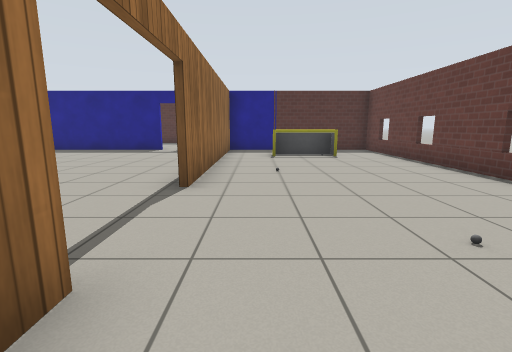
[1] (above)

24 first-person views from a walk through a robot-simulator world made for Gazebo. The camera is 1 m above the floor, tilts 10° down and sees 85° across. The floor is counted in squares, 1 m on a side. Each view is taken from the middle of a square. On the plan, view 1 faces up. The plan holds only what a view shows up to about 12 squares ahead; the rest is blank. The robots in the file are not drawn. Simple patterns stand in for the simulator's built-in surfaces. Simple shapes stand in for some stock models. Some surface patterns are stand-ins.

[2]
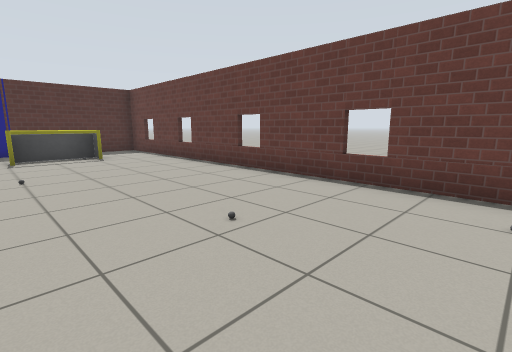

[3]
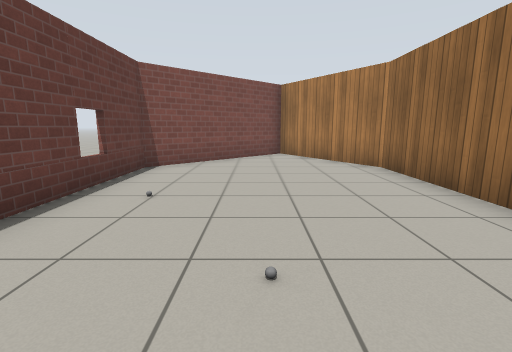

[4]
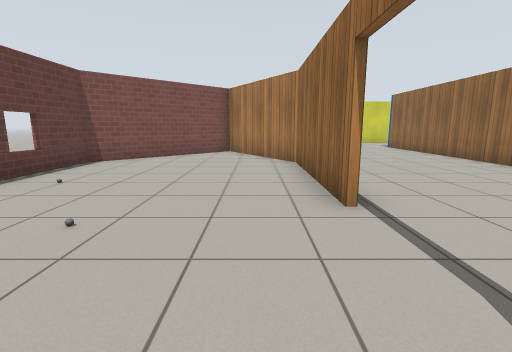

[5]
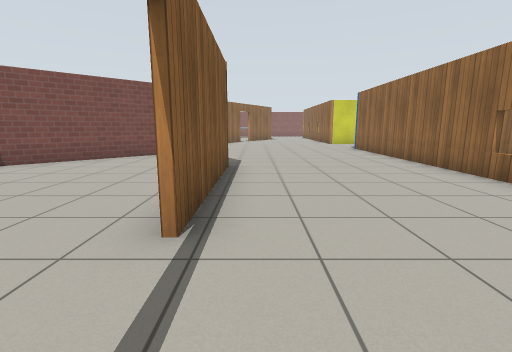

[6]
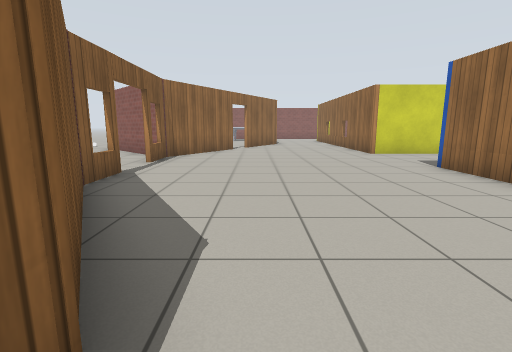

[7]
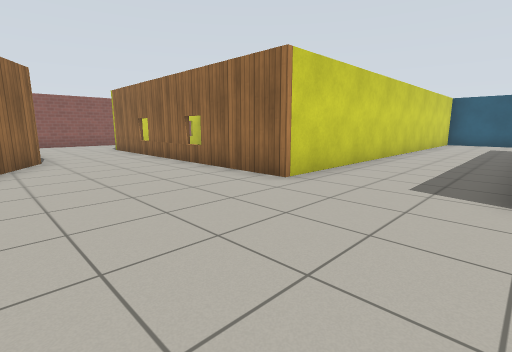

[8]
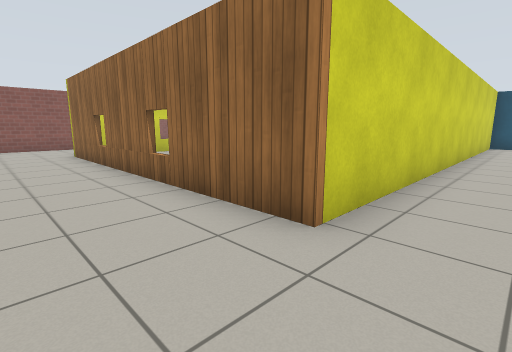

[9]
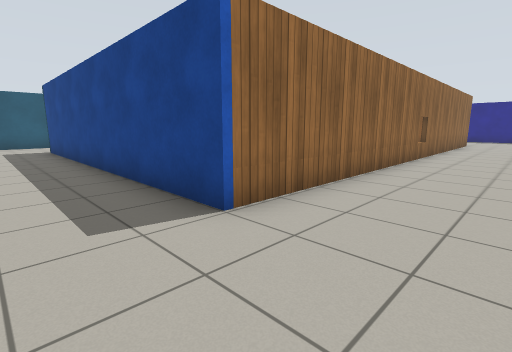

[10]
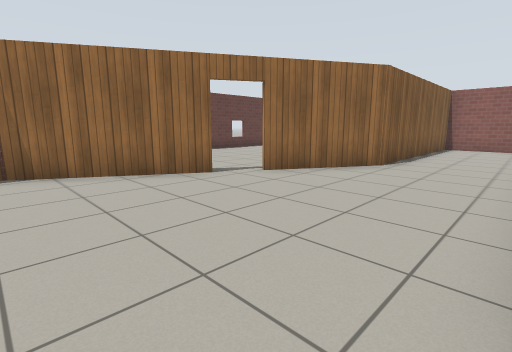

[11]
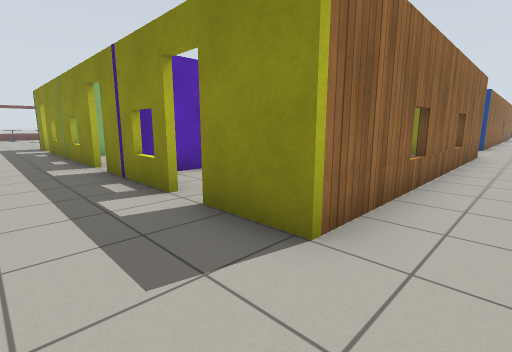

[12]
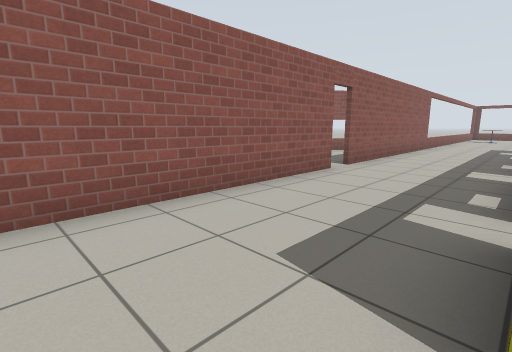

[13]
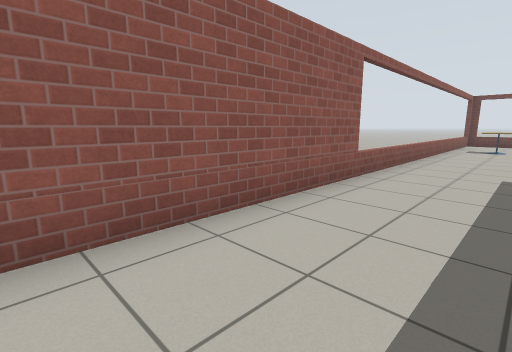

[14]
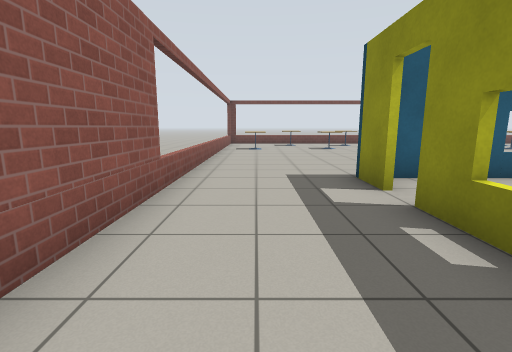

[15]
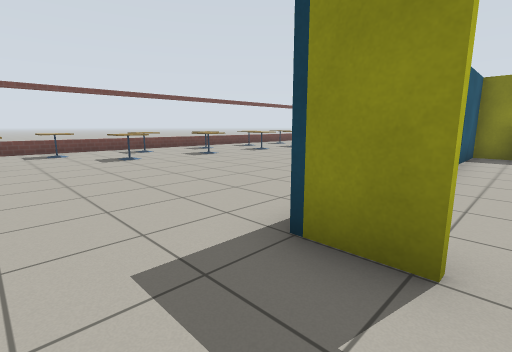

[16]
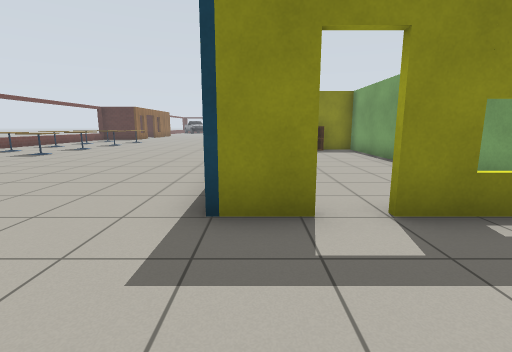

[17]
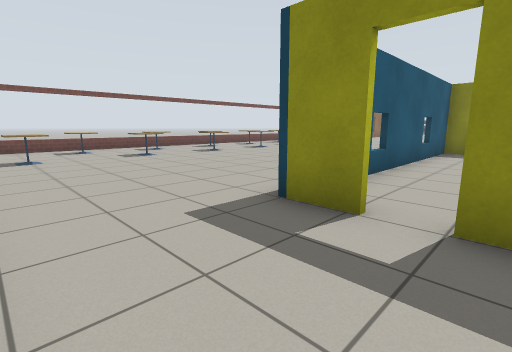

[18]
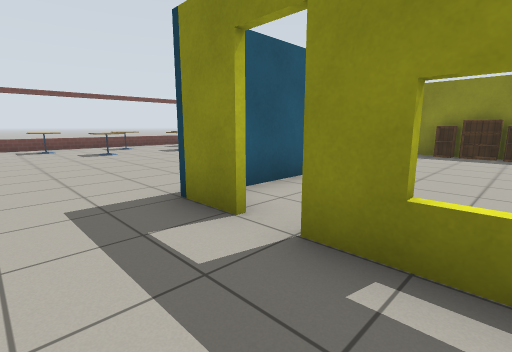

[19]
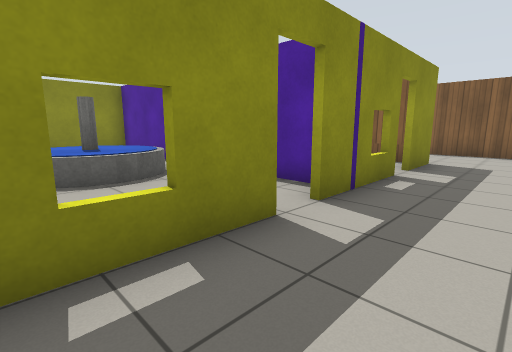

[20]
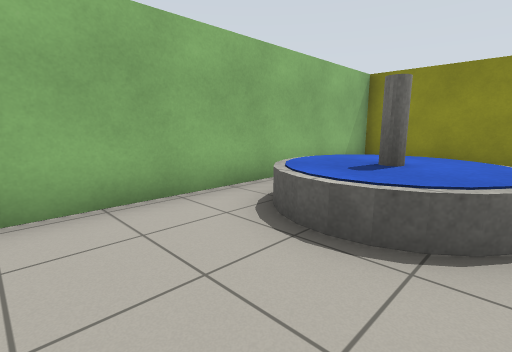

[21]
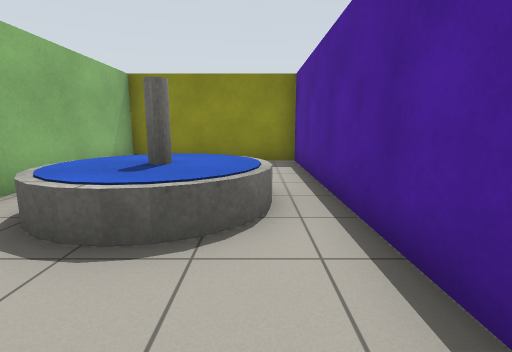

[22]
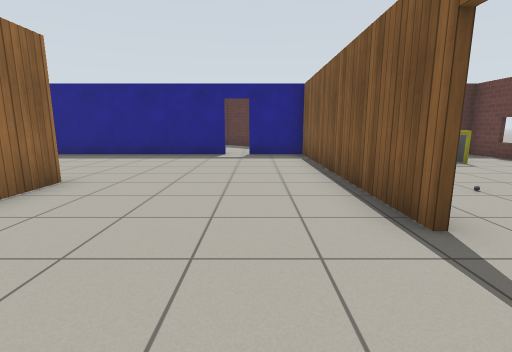

[23]
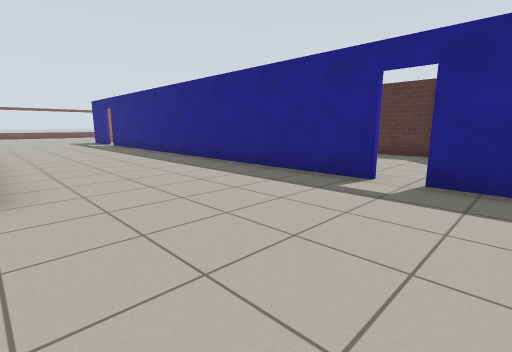

[24]
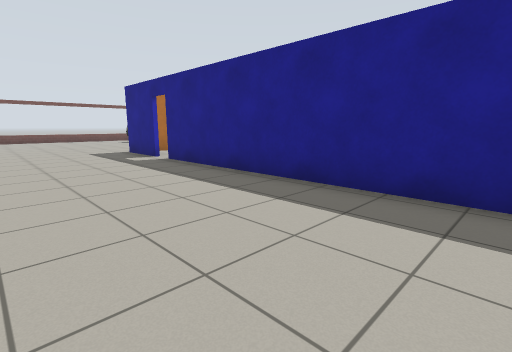

### Floor plan
Ten units are one square. View 1 is at (0, 0); x grows to the right and y downward. Boxes are objects, and circles mark ways between rooms. Rooms are numbered by the first view taken in them; rooms with no view inside come last. Other rooms are left out.
<svg viewBox="-323 -128 376 393">
<path fill="none" stroke="#000" d="M-11 -16 -11 29 11 66M10 67 48 29 48 -123 -11 -123 -11 -45M-164 125 -63 125 -63 220 -81 220M-194 126 -204 126 -204 214M-199 125 -194 125M-158 166 -158 126M-66 -39 -66 90 -174 90M-158 205 -158 198M-66 -71 -66 -57M-193 220 -206 220M-190 -123 -214 -123M-126 220 -185 220M-13 -45 -13 -123 -32 -123M10 82 10 67 -13 30 -13 -16M-89 220 -118 220M-10 147 10 113 10 99M-111 255 -32 255 -32 185 -15 156M-41 -123 -182 -123M-286 255 -120 255M-318 198 -318 245M-108 212 -108 126 -157 126 -157 216"/>
<rect x="-5" y="-65" width="10" height="10" fill="#bbb"><title>other object</title></rect>
<rect x="5" y="-105" width="10" height="10" fill="#bbb"><title>goal</title></rect>
<rect x="15" y="-25" width="10" height="10" fill="#bbb"><title>other object</title></rect>
<rect x="25" y="-105" width="10" height="10" fill="#bbb"><title>goal</title></rect>
<rect x="35" y="-5" width="10" height="10" fill="#bbb"><title>other object</title></rect>
<rect x="-305" y="215" width="10" height="10" fill="#bbb"><title>other object</title></rect>
<rect x="-305" y="185" width="10" height="10" fill="#bbb"><title>other object</title></rect>
<rect x="-305" y="125" width="10" height="20" fill="#bbb"><title>other object</title></rect>
<rect x="-285" y="235" width="10" height="10" fill="#bbb"><title>cafe table</title></rect>
<rect x="-285" y="195" width="10" height="20" fill="#bbb"><title>cafe table</title></rect>
<rect x="-285" y="165" width="10" height="20" fill="#bbb"><title>other object</title></rect>
<rect x="-285" y="145" width="10" height="10" fill="#bbb"><title>other object</title></rect>
<rect x="-195" y="125" width="10" height="10" fill="#bbb"><title>cabinet</title></rect>
<rect x="-185" y="125" width="10" height="10" fill="#bbb"><title>bookshelf</title></rect>
<rect x="-175" y="125" width="10" height="10" fill="#bbb"><title>cabinet</title></rect>
<rect x="-155" y="155" width="40" height="40" fill="#bbb"><title>fountain</title></rect>
<circle cx="-10" cy="-30" r="3" fill="#2a7"/>
<circle cx="-120" cy="220" r="3" fill="#2a7"/>
<text x="20" y="-40">1</text>
<text x="-180" y="50">2</text>
<text x="-130" y="180">3</text>
</svg>
Room 1 opens to room 2. Room 2 opens to room 3.

Where each view was taken, in squares from view 1:
view 1: 0 up, 0 right, facing up
view 2: 0 up, 0 right, facing up-right
view 3: 4 up, 2 right, facing down
view 4: 5 up, 0 right, facing down
view 5: 4 up, 2 left, facing down
view 6: 2 down, 2 left, facing down
view 7: 9 down, 2 left, facing down-left
view 8: 11 down, 4 left, facing down-left
view 9: 11 down, 4 left, facing up-left
view 10: 11 down, 6 left, facing down-right
view 11: 24 down, 5 left, facing up-left
view 12: 22 down, 5 left, facing down-left
view 13: 23 down, 14 left, facing down-left
view 14: 24 down, 15 left, facing left
view 15: 24 down, 19 left, facing up-left
view 16: 25 down, 20 left, facing up
view 17: 25 down, 18 left, facing up-left
view 18: 24 down, 17 left, facing up-left
view 19: 24 down, 15 left, facing up-right
view 20: 21 down, 12 left, facing up-left
view 21: 21 down, 12 left, facing up
view 22: 2 up, 3 left, facing up
view 23: 7 up, 2 left, facing up-left
view 24: 8 up, 10 left, facing up-left
